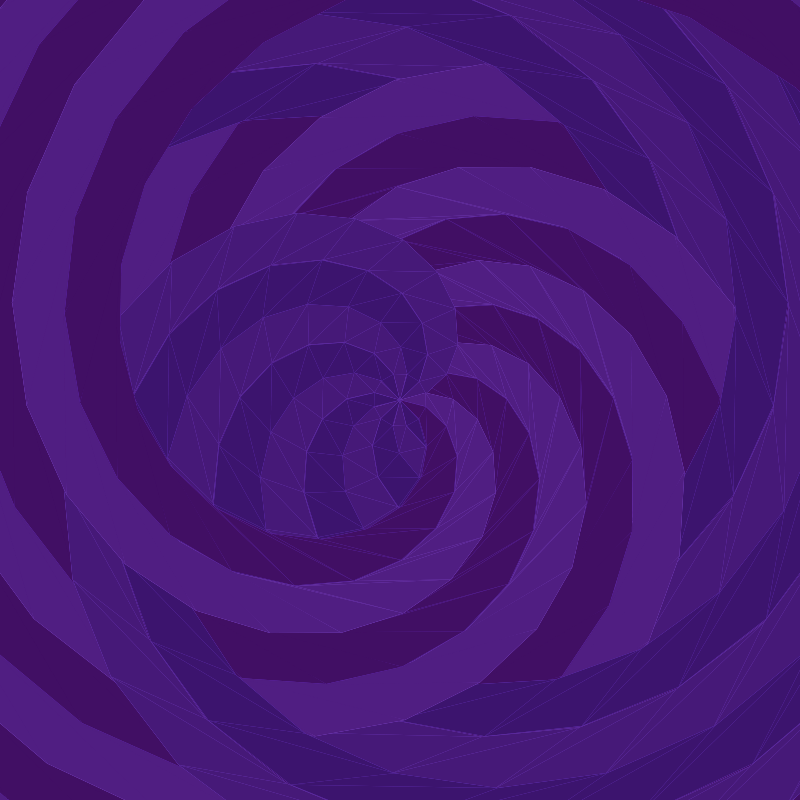
Frame 1 (no input)
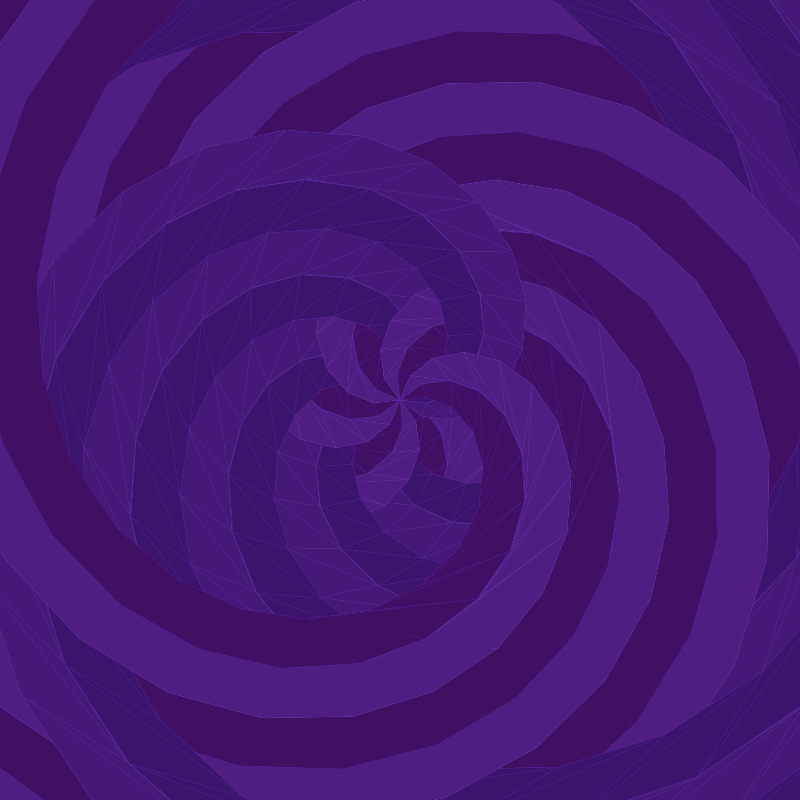
Frame 60 (no input)
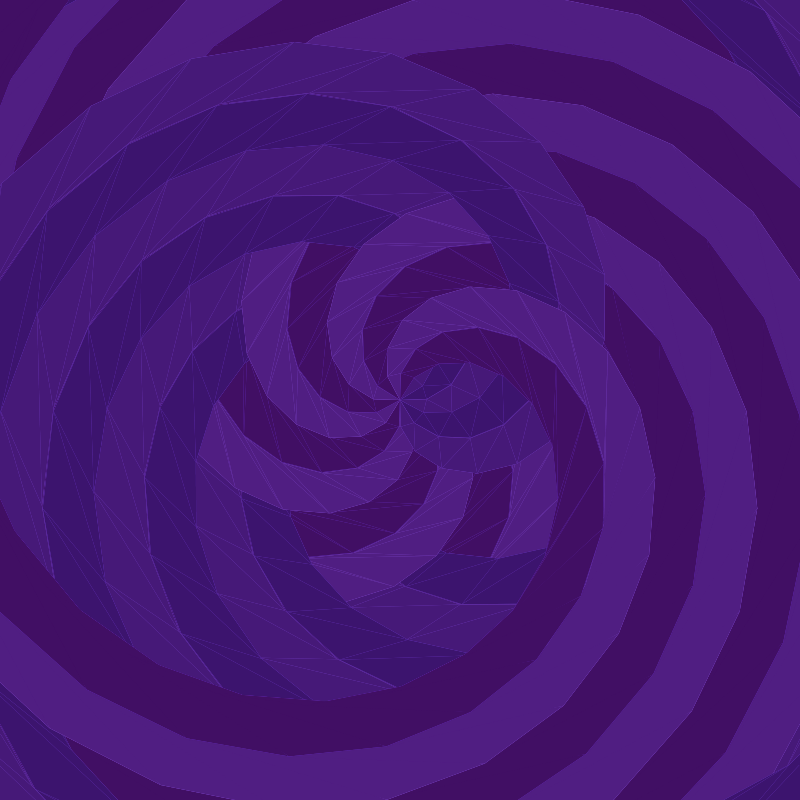
Frame 120 (the mouse pressed at the canvas centre since frame 60)

The p5.js sketch that drew these frames (run headless with seeded random() and noise() and a simulated clock; from frame 60 on, the mouse is pressed at the canvas centre):

// p5.js sketch
// ── sketch.js
// P5.js Drill Spiral Pattern
let segments = 12;  // Number of segments around the center
let rotationSpeed = 0.0009;

// Complementary color pairs
const colorPairs1 = [
  // Blue-Orange pair
//   [[50, 100, 255], [255, 150, 50]],
//   [[75, 0, 130], [160, 100, 255]],
//    [[90, 20, 140], [200, 70, 255]]
[[60, 20, 110], [140, 80, 255]],
  
  // Purple family pair 2: Rich mauve and bright lavender
  [[80, 30, 130], [160, 100, 255]]
  // Red-Green pair
  // [[255, 50, 50], [50, 255, 100]]
   
];
const colorPairs = [
  // Blue family pair 1: Deep navy and bright blue
  [[20, 40, 120], [65, 145, 255]],
  
  // Blue family pair 2: Cerulean and sky blue
  [[40, 90, 180], [100, 180, 255]],
  
  // Orange family pair 1: Burnt orange and bright orange
  [[180, 70, 20], [255, 140, 40]],
  
  // Orange family pair 2: Rust and peach
  [[160, 50, 30], [255, 160, 80]]
];

const colorPairs2 = [
  // Blue-Orange pair
//   [[130, 0, 20], [255, 50, 80]],
//   [[90, 20, 140], [200, 70, 255]]
  // Red-Green pair
    [[70, 25, 120], [150, 90, 255]],
  
  // Purple family pair 4: Dark amethyst and bright orchid
  [[65, 15, 100], [130, 70, 255]]
];

function setup() {
  const size = min(windowWidth * 0.8, 800);
  createCanvas(size, size);
  angleMode(RADIANS);
  colorMode(RGB);
}

function draw() {
  background(0);
  translate(width / 2, height / 2);

  // let radius = width * 0.45;  // Reduced to ensure spirals touch perfectly
  let radius = width * 0.8;
  
  // Calculate segment angle for perfect alignment
  const segmentAngle = TWO_PI / segments;
  
  // Draw each spiral segment
  for (let i = 0; i < segments; i++) {
    const baseAngle = segmentAngle * i;
    const colorPairIndex = i % 2;
    const colors1 = colorPairs1[colorPairIndex];
    const colors2 = colorPairs2[colorPairIndex]
    
    // Alternate rotation direction
    const rotation = (i % 2 === 0) ? millis() * rotationSpeed : -millis() * rotationSpeed;

    drawDrillSpiral(
      radius,
      baseAngle,
      segmentAngle,
      colors1,
      rotation,
      i % 2 === 0
    );
    
    drawDrillSpiral(
      radius,
      baseAngle,
      segmentAngle,
      colors2,
      rotation-100,
      i % 2 === 0
    );
  }
}

function drawDrillSpiral(radius, baseAngle, segmentAngle, colors, rotation, clockwise) {
  const spiralSteps = 24;  // Increased for smoother spiral
  const segmentSteps = 3;  // Number of segments in each spiral
  
  push();
  // Rotate to position and align segment
  // stroke(250)
  rotate(baseAngle);
  
  // Create the drill spiral effect
  for (let step = 0; step < segmentSteps; step++) {
    beginShape(TRIANGLE_STRIP);
    
    const colorIndex = step % 2;
    fill(colors[colorIndex][0], colors[colorIndex][1], colors[colorIndex][2]);
    noStroke();

    for (let i = 0; i <= spiralSteps; i++) {
      const t = i / spiralSteps;
      const r = radius * (1 - t * 1);  // Slightly reduce inner radius for better center convergence
      
      // Calculate spiral twist
      const twist = rotation + (clockwise ? t * TWO_PI : -t * TWO_PI);
      
      // Calculate points along the spiral edge
      const angle1 = twist;
      const angle2 = twist + segmentAngle;
      
      // Create perfectly aligned edges
      const x1 = r * cos(angle1);
      const y1 = r * sin(angle1);
      const x2 = r * cos(angle2);
      const y2 = r * sin(angle2);
      
      vertex(x1, y1);
      vertex(x2, y2);
    }
    endShape();
  }
  pop();
}

function windowResized() {
  const size = min(windowWidth * 0.8, 800);
  resizeCanvas(size, size);
}
